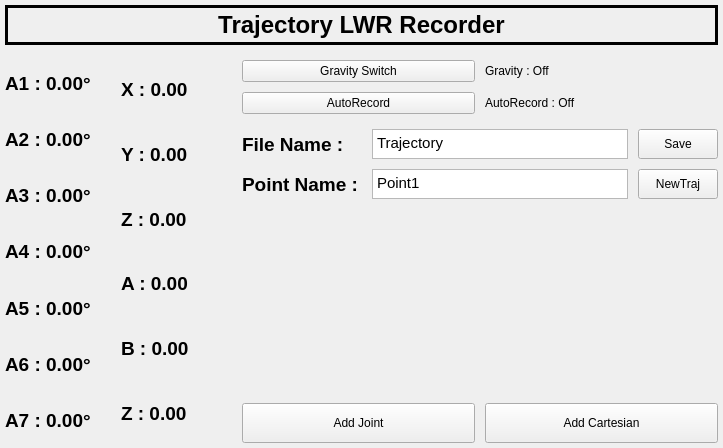
<?xml version="1.0" encoding="UTF-8"?>
<ui version="4.0">
 <class>widget_ui</class>
 <widget class="QWidget" name="widget_ui">
  <property name="geometry">
   <rect>
    <x>0</x>
    <y>0</y>
    <width>723</width>
    <height>448</height>
   </rect>
  </property>
  <layout class="QGridLayout" name="central_layout">
   <property name="sizeConstraint">
    <enum>QLayout::SetMinimumSize</enum>
   </property>
   <property name="margin">
    <number>5</number>
   </property>
   <property name="spacing">
    <number>15</number>
   </property>
   <item row="3" column="1">
    <layout class="QGridLayout" name="gridLayout_2">
     <item row="1" column="0">
      <widget class="QPushButton" name="AutoRecord_Button">
       <property name="text">
        <string>AutoRecord</string>
       </property>
      </widget>
     </item>
     <item row="0" column="1">
      <widget class="QLabel" name="GravitySwitch_txt">
       <property name="text">
        <string>Gravity : Off</string>
       </property>
      </widget>
     </item>
     <item row="0" column="0">
      <widget class="QPushButton" name="GravitySwitch_Button">
       <property name="text">
        <string>Gravity Switch</string>
       </property>
      </widget>
     </item>
     <item row="1" column="1">
      <widget class="QLabel" name="AutoRecord_txt">
       <property name="text">
        <string>AutoRecord : Off</string>
       </property>
      </widget>
     </item>
    </layout>
   </item>
   <item row="1" column="0">
    <spacer name="verticalSpacer_2">
     <property name="orientation">
      <enum>Qt::Vertical</enum>
     </property>
     <property name="sizeHint" stdset="0">
      <size>
       <width>20</width>
       <height>40</height>
      </size>
     </property>
    </spacer>
   </item>
   <item row="3" column="0" rowspan="2">
    <layout class="QGridLayout" name="gridLayout">
     <item row="2" column="0">
      <widget class="QLabel" name="A3Act">
       <property name="minimumSize">
        <size>
         <width>100</width>
         <height>40</height>
        </size>
       </property>
       <property name="font">
        <font>
         <pointsize>14</pointsize>
         <weight>75</weight>
         <bold>true</bold>
        </font>
       </property>
       <property name="text">
        <string>A3 : 0.00°</string>
       </property>
      </widget>
     </item>
     <item row="4" column="0">
      <widget class="QLabel" name="A5Act">
       <property name="minimumSize">
        <size>
         <width>100</width>
         <height>40</height>
        </size>
       </property>
       <property name="font">
        <font>
         <pointsize>14</pointsize>
         <weight>75</weight>
         <bold>true</bold>
        </font>
       </property>
       <property name="text">
        <string>A5 : 0.00°</string>
       </property>
      </widget>
     </item>
     <item row="0" column="0">
      <widget class="QLabel" name="A1Act">
       <property name="minimumSize">
        <size>
         <width>100</width>
         <height>40</height>
        </size>
       </property>
       <property name="font">
        <font>
         <pointsize>14</pointsize>
         <weight>75</weight>
         <bold>true</bold>
        </font>
       </property>
       <property name="text">
        <string>A1 : 0.00°</string>
       </property>
      </widget>
     </item>
     <item row="3" column="0">
      <widget class="QLabel" name="A4Act">
       <property name="minimumSize">
        <size>
         <width>100</width>
         <height>40</height>
        </size>
       </property>
       <property name="font">
        <font>
         <pointsize>14</pointsize>
         <weight>75</weight>
         <bold>true</bold>
        </font>
       </property>
       <property name="text">
        <string>A4 : 0.00°</string>
       </property>
      </widget>
     </item>
     <item row="5" column="0">
      <widget class="QLabel" name="A6Act">
       <property name="minimumSize">
        <size>
         <width>100</width>
         <height>40</height>
        </size>
       </property>
       <property name="font">
        <font>
         <pointsize>14</pointsize>
         <weight>75</weight>
         <bold>true</bold>
        </font>
       </property>
       <property name="text">
        <string>A6 : 0.00°</string>
       </property>
      </widget>
     </item>
     <item row="1" column="0">
      <widget class="QLabel" name="A2Act">
       <property name="minimumSize">
        <size>
         <width>100</width>
         <height>40</height>
        </size>
       </property>
       <property name="font">
        <font>
         <pointsize>14</pointsize>
         <weight>75</weight>
         <bold>true</bold>
        </font>
       </property>
       <property name="text">
        <string>A2 : 0.00°</string>
       </property>
      </widget>
     </item>
     <item row="6" column="0">
      <widget class="QLabel" name="A7Act">
       <property name="minimumSize">
        <size>
         <width>100</width>
         <height>40</height>
        </size>
       </property>
       <property name="font">
        <font>
         <pointsize>14</pointsize>
         <weight>75</weight>
         <bold>true</bold>
        </font>
       </property>
       <property name="text">
        <string>A7 : 0.00°</string>
       </property>
      </widget>
     </item>
     <item row="0" column="1" rowspan="7">
      <layout class="QVBoxLayout" name="verticalLayout">
       <property name="spacing">
        <number>6</number>
       </property>
       <item>
        <widget class="QLabel" name="XAct">
         <property name="minimumSize">
          <size>
           <width>100</width>
           <height>40</height>
          </size>
         </property>
         <property name="font">
          <font>
           <pointsize>14</pointsize>
           <weight>75</weight>
           <bold>true</bold>
          </font>
         </property>
         <property name="text">
          <string>X : 0.00</string>
         </property>
        </widget>
       </item>
       <item>
        <widget class="QLabel" name="YAct">
         <property name="minimumSize">
          <size>
           <width>100</width>
           <height>40</height>
          </size>
         </property>
         <property name="font">
          <font>
           <pointsize>14</pointsize>
           <weight>75</weight>
           <bold>true</bold>
          </font>
         </property>
         <property name="text">
          <string>Y : 0.00</string>
         </property>
        </widget>
       </item>
       <item>
        <widget class="QLabel" name="ZAct">
         <property name="minimumSize">
          <size>
           <width>100</width>
           <height>40</height>
          </size>
         </property>
         <property name="font">
          <font>
           <pointsize>14</pointsize>
           <weight>75</weight>
           <bold>true</bold>
          </font>
         </property>
         <property name="text">
          <string>Z : 0.00</string>
         </property>
        </widget>
       </item>
       <item>
        <widget class="QLabel" name="AAct">
         <property name="minimumSize">
          <size>
           <width>100</width>
           <height>40</height>
          </size>
         </property>
         <property name="font">
          <font>
           <pointsize>14</pointsize>
           <weight>75</weight>
           <bold>true</bold>
          </font>
         </property>
         <property name="text">
          <string>A : 0.00</string>
         </property>
        </widget>
       </item>
       <item>
        <widget class="QLabel" name="BAct">
         <property name="minimumSize">
          <size>
           <width>100</width>
           <height>40</height>
          </size>
         </property>
         <property name="font">
          <font>
           <pointsize>14</pointsize>
           <weight>75</weight>
           <bold>true</bold>
          </font>
         </property>
         <property name="text">
          <string>B : 0.00</string>
         </property>
        </widget>
       </item>
       <item>
        <widget class="QLabel" name="CAct">
         <property name="minimumSize">
          <size>
           <width>100</width>
           <height>40</height>
          </size>
         </property>
         <property name="font">
          <font>
           <pointsize>14</pointsize>
           <weight>75</weight>
           <bold>true</bold>
          </font>
         </property>
         <property name="text">
          <string>Z : 0.00</string>
         </property>
        </widget>
       </item>
      </layout>
     </item>
    </layout>
   </item>
   <item row="2" column="0" colspan="2">
    <widget class="QLabel" name="Name">
     <property name="minimumSize">
      <size>
       <width>280</width>
       <height>40</height>
      </size>
     </property>
     <property name="font">
      <font>
       <pointsize>18</pointsize>
       <weight>75</weight>
       <bold>true</bold>
      </font>
     </property>
     <property name="frameShape">
      <enum>QFrame::Box</enum>
     </property>
     <property name="lineWidth">
      <number>3</number>
     </property>
     <property name="text">
      <string>Trajectory LWR Recorder</string>
     </property>
     <property name="alignment">
      <set>Qt::AlignCenter</set>
     </property>
    </widget>
   </item>
   <item row="4" column="1">
    <layout class="QGridLayout" name="gridLayout_3">
     <item row="0" column="1" colspan="2">
      <widget class="QTextEdit" name="TrajectoryName">
       <property name="minimumSize">
        <size>
         <width>80</width>
         <height>30</height>
        </size>
       </property>
       <property name="html">
        <string>&lt;!DOCTYPE HTML PUBLIC &quot;-//W3C//DTD HTML 4.0//EN&quot; &quot;http://www.w3.org/TR/REC-html40/strict.dtd&quot;&gt;
&lt;html&gt;&lt;head&gt;&lt;meta name=&quot;qrichtext&quot; content=&quot;1&quot; /&gt;&lt;style type=&quot;text/css&quot;&gt;
p, li { white-space: pre-wrap; }
&lt;/style&gt;&lt;/head&gt;&lt;body style=&quot; font-family:'Ubuntu'; font-size:11pt; font-weight:400; font-style:normal;&quot;&gt;
&lt;p style=&quot; margin-top:0px; margin-bottom:0px; margin-left:0px; margin-right:0px; -qt-block-indent:0; text-indent:0px;&quot;&gt;Trajectory&lt;/p&gt;&lt;/body&gt;&lt;/html&gt;</string>
       </property>
      </widget>
     </item>
     <item row="0" column="3">
      <widget class="QPushButton" name="Save_Button">
       <property name="minimumSize">
        <size>
         <width>40</width>
         <height>30</height>
        </size>
       </property>
       <property name="text">
        <string>Save</string>
       </property>
      </widget>
     </item>
     <item row="3" column="0" colspan="4">
      <layout class="QHBoxLayout" name="horizontalLayout">
       <property name="topMargin">
        <number>0</number>
       </property>
       <item>
        <widget class="QPushButton" name="AddPtArticular">
         <property name="minimumSize">
          <size>
           <width>40</width>
           <height>40</height>
          </size>
         </property>
         <property name="text">
          <string>Add Joint</string>
         </property>
        </widget>
       </item>
       <item>
        <widget class="QPushButton" name="AddPtCartesian">
         <property name="minimumSize">
          <size>
           <width>40</width>
           <height>40</height>
          </size>
         </property>
         <property name="text">
          <string>Add Cartesian</string>
         </property>
        </widget>
       </item>
      </layout>
     </item>
     <item row="0" column="0">
      <widget class="QLabel" name="label_3">
       <property name="minimumSize">
        <size>
         <width>120</width>
         <height>30</height>
        </size>
       </property>
       <property name="font">
        <font>
         <pointsize>14</pointsize>
         <weight>75</weight>
         <bold>true</bold>
         <underline>false</underline>
        </font>
       </property>
       <property name="text">
        <string>File Name :</string>
       </property>
      </widget>
     </item>
     <item row="1" column="3">
      <widget class="QPushButton" name="NewTraj">
       <property name="minimumSize">
        <size>
         <width>40</width>
         <height>30</height>
        </size>
       </property>
       <property name="text">
        <string>NewTraj</string>
       </property>
      </widget>
     </item>
     <item row="1" column="1" colspan="2">
      <widget class="QTextEdit" name="PointName">
       <property name="minimumSize">
        <size>
         <width>30</width>
         <height>30</height>
        </size>
       </property>
       <property name="html">
        <string>&lt;!DOCTYPE HTML PUBLIC &quot;-//W3C//DTD HTML 4.0//EN&quot; &quot;http://www.w3.org/TR/REC-html40/strict.dtd&quot;&gt;
&lt;html&gt;&lt;head&gt;&lt;meta name=&quot;qrichtext&quot; content=&quot;1&quot; /&gt;&lt;style type=&quot;text/css&quot;&gt;
p, li { white-space: pre-wrap; }
&lt;/style&gt;&lt;/head&gt;&lt;body style=&quot; font-family:'Ubuntu'; font-size:11pt; font-weight:400; font-style:normal;&quot;&gt;
&lt;p style=&quot; margin-top:0px; margin-bottom:0px; margin-left:0px; margin-right:0px; -qt-block-indent:0; text-indent:0px;&quot;&gt;Point1&lt;/p&gt;&lt;/body&gt;&lt;/html&gt;</string>
       </property>
      </widget>
     </item>
     <item row="1" column="0">
      <widget class="QLabel" name="label">
       <property name="minimumSize">
        <size>
         <width>0</width>
         <height>30</height>
        </size>
       </property>
       <property name="font">
        <font>
         <pointsize>14</pointsize>
         <weight>75</weight>
         <bold>true</bold>
        </font>
       </property>
       <property name="text">
        <string>Point Name :</string>
       </property>
      </widget>
     </item>
     <item row="2" column="0" colspan="4">
      <spacer name="verticalSpacer_4">
       <property name="orientation">
        <enum>Qt::Vertical</enum>
       </property>
       <property name="sizeHint" stdset="0">
        <size>
         <width>20</width>
         <height>1000</height>
        </size>
       </property>
      </spacer>
     </item>
    </layout>
   </item>
   <item row="5" column="0">
    <spacer name="verticalSpacer">
     <property name="orientation">
      <enum>Qt::Vertical</enum>
     </property>
     <property name="sizeHint" stdset="0">
      <size>
       <width>20</width>
       <height>40</height>
      </size>
     </property>
    </spacer>
   </item>
  </layout>
 </widget>
 <layoutdefault spacing="10" margin="11"/>
 <resources/>
 <connections/>
</ui>
